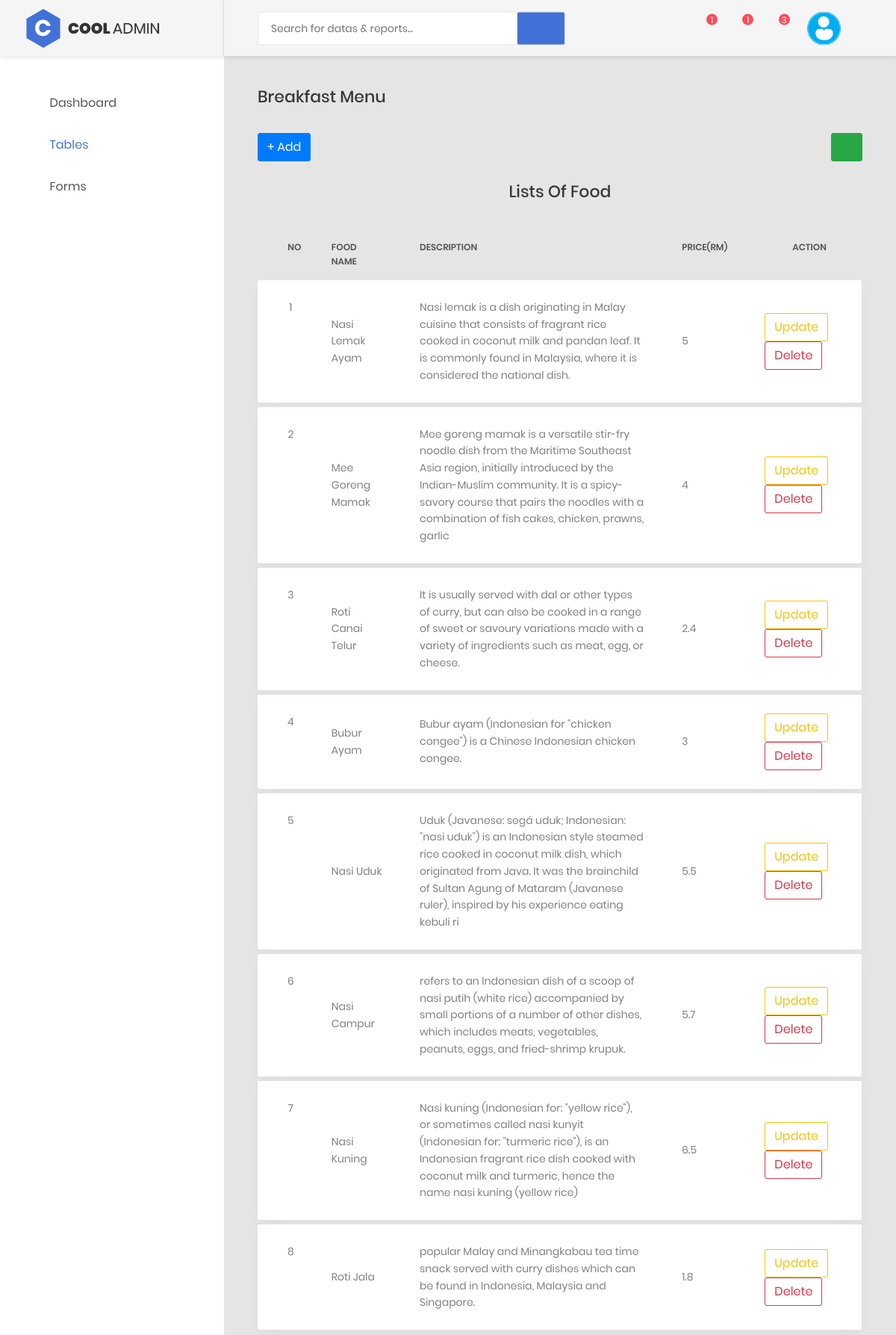
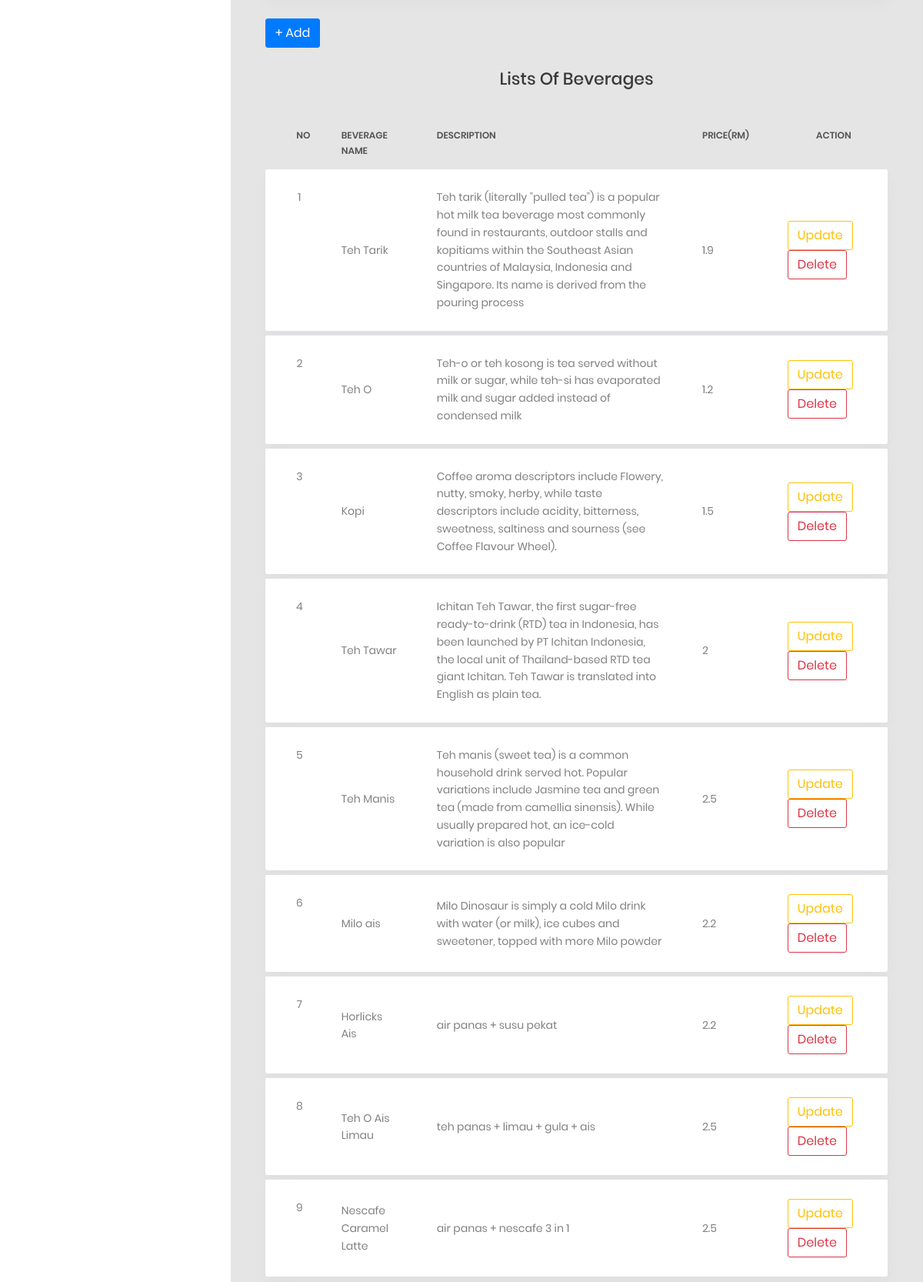
Page /table.php (upper part) on the committed database (2 pictures, top to bottom).
### tables this page shows
CREATE TABLE `food` (
  `foodID` int(11) NOT NULL,
  `foodName` varchar(25) NOT NULL,
  `description` varchar(255) NOT NULL,
  `price` float NOT NULL
);

CREATE TABLE `beverages` (
  `bevID` int(11) NOT NULL,
  `bevName` varchar(255) NOT NULL,
  `description` varchar(255) NOT NULL,
  `price` float NOT NULL
);

### table.php (the view, shortened to what this page needs)
<!DOCTYPE html>
<html lang="en">
<head>
    <link href="css/font-face.css" rel="stylesheet" media="all">
    <link href="vendor/font-awesome-4.7/css/font-awesome.min.css" rel="stylesheet" media="all">
    <link href="vendor/font-awesome-5/css/fontawesome-all.min.css" rel="stylesheet" media="all">
    <link href="vendor/mdi-font/css/material-design-iconic-font.min.css" rel="stylesheet" media="all">
    <link href="vendor/bootstrap-4.1/bootstrap.min.css" rel="stylesheet" media="all">
    <link href="vendor/animsition/animsition.min.css" rel="stylesheet" media="all">
    <link href="vendor/bootstrap-progressbar/bootstrap-progressbar-3.3.4.min.css" rel="stylesheet" media="all">
    <link href="vendor/wow/animate.css" rel="stylesheet" media="all">
    <link href="vendor/css-hamburgers/hamburgers.min.css" rel="stylesheet" media="all">
    <link href="vendor/slick/slick.css" rel="stylesheet" media="all">
    <link href="vendor/select2/select2.min.css" rel="stylesheet" media="all">
    <link href="vendor/perfect-scrollbar/perfect-scrollbar.css" rel="stylesheet" media="all">
    <link href="css/theme.css" rel="stylesheet" media="all">
</head>
<body class="animsition">
    <div class="page-wrapper">
        <aside class="menu-sidebar d-none d-lg-block">
            <div class="logo">
                <a href="index.php">
                    <img src="images/icon/logo-blue.png" alt="Cool Admin" />
                </a>
            </div>
            <div class="menu-sidebar__content js-scrollbar1">
                <nav class="navbar-sidebar">
                    <ul class="list-unstyled navbar__list">
                        <li class="has-sub">
                            <a class="js-arrow" href="index.php">
                                <i class="fas fa-tachometer-alt"></i>Dashboard</a>
						</li>
                        <li class="active">
                            <a href="table.php">
                                <i class="fas fa-table"></i>Tables</a>
                        </li>
                        <li>
                            <a class="js-arrow" href="#">
                                <i class="far fa-check-square"></i>Forms</a>
						</li>
                    </ul>
                </nav>
            </div>
        </aside>
        <div class="page-container">
            <header class="header-desktop">
                <div class="section__content section__content--p30">
                    <div class="container-fluid">
                        <div class="header-wrap">
                            <form class="form-header" action="" method="POST">
                                <input class="au-input au-input--xl" type="text" name="search" placeholder="Search for datas &amp; reports..." />
                                <button class="au-btn--submit" type="submit">
                                    <i class="zmdi zmdi-search"></i>
                                </button>
                            </form>
                            <div class="header-button">
                                <div class="noti-wrap">
                                    <div class="noti__item js-item-menu">
                                        <i class="zmdi zmdi-comment-more"></i>
                                        <span class="quantity">1</span>
                                    </div>
                                    <div class="noti__item js-item-menu">
                                        <i class="zmdi zmdi-email"></i>
                                        <span class="quantity">1</span>
                                    </div>
                                    <div class="noti__item js-item-menu">
                                        <i class="zmdi zmdi-notifications"></i>
                                        <span class="quantity">3</span>
                                    </div>
                                </div>
                                <div class="account-wrap">
                                    <div class="account-item clearfix js-item-menu">
                                        <div class="image">
                                            <img src="images/icon/user.png" alt="John Doe"/>
                                        </div>
                                        <div class="content">
                                            <a class="js-acc-btn" href="#"><?php echo $_SESSION["username"];?></a>
                                        </div>
                                    </div>
                                </div>
                            </div>
                        </div>
                    </div>
                </div>
            </header>
            <div class="main-content">
                <div class="section__content section__content--p30">
                    <div class="container-fluid">
                        <div class="row">
                            <div class="col-lg-6">
                           </div>
                        </div>
                        <div class="row">
                            <div class="col-md-12">
                                <h3 class="title-5 m-b-35">Breakfast Menu</h3>
                                <div class="table-data__tool">
                                    <div class="table-data__tool-right">
                                        <a type="button" class="btn btn-primary" href="formFood.php">+ Add</a>
                                    </div>
									<button type="button" class="btn btn-success">
                                        <i class="fa fa-magic"></i>&nbsp;<?php echo $_SESSION["username"];?></button>
                                </div>
								<center><h4 class="title-5 m-b-35">Lists of Food</h4></center>
                                <div class="table-responsive table-responsive-data2">
                                    <table class="table table-data2">
                                        <thead>
                                            <tr>
                                                <th class="text-center">No</th>
                                                <th>Food Name</th>
                                                <th>Description</th>
												<th>Price(RM)</th>
                                                <th colspan="2" class="text-center">Action</th>
                                            </tr>
                                        </thead>
                                        <tbody>
										<?php
											include 'connect_db.php';
											$sql = "select * from food";
											$result = mysqli_query($conn, $sql);
											$i=1;
											while($row = mysqli_fetch_row($result)){?>
											<tr class="tr-shadow">
                                                <td class="text-center"><?=$i;?></td>
                                                <td><?=$row[1];?></td>
                                                <td><?=$row[2];?></td>
                                                <td><?=$row[3];?></td>
												<td><a type="button" class="btn btn-outline-warning" href='updatefood.php?foodID=<?=$row[0];?>'>Update</a>
													<a type="button" class="btn btn-outline-danger" href='deletefood.php?foodID=<?=$row[0];?>'>Delete</a>
												</td>
                                            </tr>
                                            <tr class="spacer"></tr>
                                        </tbody>
										<?php
										$i++;
										}
										?>
                                    </table>
									<br>
									<div class="table-data__tool">
											<div class="table-data__tool-right">
											<a type="button" class="btn btn-primary" href="formBev.php">+ Add</a>
											</div>
										</div>
									<center><h4 class="title-5 m-b-35">Lists of Beverages</h4></center>
									<table class="table table-data2">
                                        <thead>
                                            <tr>
                                                <th class="text-center">No</th>
                                                <th>Beverage Name</th>
                                                <th>Description</th>
												<th>Price(RM)</th>
                                                <th colspan="2" class="text-center">Action</th>
                                            </tr>
                                        </thead>
                                        <tbody>
										<?php
											$sql = "select * from beverages";
											$result = mysqli_query($conn, $sql);
											$i=1;
											while($row = mysqli_fetch_row($result)){?>
											<tr class="tr-shadow">
                                                <td class="text-center"><?=$i;?></td>
                                                <td><?=$row[1];?></td>
                                                <td><?=$row[2];?></td>
                                                <td><?=$row[3];?></td>
												<td><a type="button" class="btn btn-outline-warning" href='updateBev.php?bevID=<?=$row[0];?>'>Update</a>
													<a type="button" class="btn btn-outline-danger" href='deleteBev.php?bevID=<?=$row[0];?>'>Delete</a>
												</td>
                                            </tr>
                                            <tr class="spacer"></tr>
                                        </tbody>
										<?php
										$i++;
										}
										?>
                                    </table>
                                </div>
                            </div>
                        </div>
                    </div>
                </div>
            </div>
        </div>
    </div>
</body>
</html>

### rows in the picture
food: foodName "Nasi Lemak Ayam", description "Nasi lemak is a dish originating in Malay cuisine that consists of fragrant rice cooked in coconut milk and pandan leaf. It is commonly found in Malaysia, where it is considered the national dish.", price "5"
food: foodName "Mee Goreng Mamak", description "Mee goreng mamak is a versatile stir-fry noodle dish from the Maritime Southeast Asia region, initially introduced by the Indian-Muslim community. It is a spicy-savory course that pairs the noodles with a combination of fish cakes, chicken, prawns, garlic", price "4"
food: foodName "Roti Canai Telur", description "It is usually served with dal or other types of curry, but can also be cooked in a range of sweet or savoury variations made with a variety of ingredients such as meat, egg, or cheese.", price "2.4"
food: foodName "Bubur Ayam", description "Bubur ayam (Indonesian for \"chicken congee\") is a Chinese Indonesian chicken congee.", price "3"
food: foodName "Nasi Uduk", description "Uduk (Javanese: segá uduk; Indonesian: \"nasi uduk\") is an Indonesian style steamed rice cooked in coconut milk dish, which originated from Java. It was the brainchild of Sultan Agung of Mataram (Javanese ruler), inspired by his experience eating kebuli ri", price "5.5"
food: foodName "Nasi Campur", description "refers to an Indonesian dish of a scoop of nasi putih (white rice) accompanied by small portions of a number of other dishes, which includes meats, vegetables, peanuts, eggs, and fried-shrimp krupuk.", price "5.7"
food: foodName "Nasi Kuning", description "Nasi kuning (Indonesian for: \"yellow rice\"), or sometimes called nasi kunyit (Indonesian for: \"turmeric rice\"), is an Indonesian fragrant rice dish cooked with coconut milk and turmeric, hence the name nasi kuning (yellow rice)", price "6.5"
food: foodName "Roti Jala", description "popular Malay and Minangkabau tea time snack served with curry dishes which can be found in Indonesia, Malaysia and Singapore.", price "1.8"
beverages: bevName "Teh Tarik", description "Teh tarik (literally \"pulled tea\") is a popular hot milk tea beverage most commonly found in restaurants, outdoor stalls and kopitiams within the Southeast Asian countries of Malaysia, Indonesia and Singapore. Its name is derived from the pouring process", price "1.9"
beverages: bevName "Teh O", description "Teh-o or teh kosong is tea served without milk or sugar, while teh-si has evaporated milk and sugar added instead of condensed milk", price "1.2"
beverages: bevName "Kopi", description "Coffee aroma descriptors include Flowery, nutty, smoky, herby, while taste descriptors include acidity, bitterness, sweetness, saltiness and sourness (see Coffee Flavour Wheel).", price "1.5"
beverages: bevName "Teh Tawar", description "Ichitan Teh Tawar, the first sugar-free ready-to-drink (RTD) tea in Indonesia, has been launched by PT Ichitan Indonesia, the local unit of Thailand-based RTD tea giant Ichitan. Teh Tawar is translated into English as plain tea.", price "2"
beverages: bevName "Teh Manis", description "Teh manis (sweet tea) is a common household drink served hot. Popular variations include Jasmine tea and green tea (made from camellia sinensis). While usually prepared hot, an ice-cold variation is also popular", price "2.5"
beverages: bevName "Milo ais", description "Milo Dinosaur is simply a cold Milo drink with water (or milk), ice cubes and sweetener, topped with more Milo powder", price "2.2"
beverages: bevName "Horlicks Ais", description "air panas + susu pekat", price "2.2"
beverages: bevName "Teh O Ais Limau", description "teh panas + limau + gula + ais", price "2.5"
beverages: bevName "Nescafe Caramel Latte", description "air panas + nescafe 3 in 1", price "2.5"
